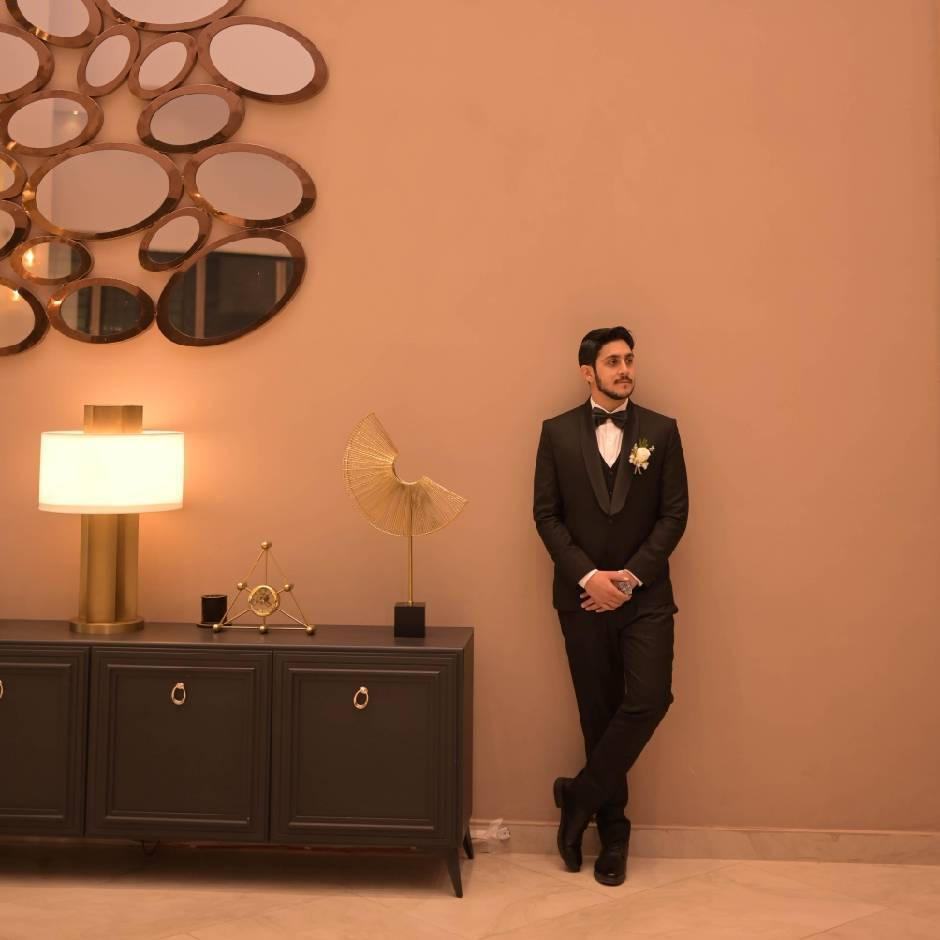
#> input picture IMAGE_2.jpg, 940 x 940 px
$ python -i beautification.py   (imports and definitions only)
#> lines starting #> are read from the running program, lines starting #| are printed output that depends on the picture
import cv2
import numpy as np
from Service.config import (  # Directly import from config
    DEFAULT_CONTRAST,
    DEFAULT_BRIGHTNESS,
    DEFAULT_SATURATION,
    DEFAULT_SHARPNESS,
    JPEG_QUALITY
)

class ImageEnhancer:
    @staticmethod
    def beautify_image(image_bytes: bytes) -> bytes:
        """Applies fixed enhancement settings to an image"""
        try:
            # Decode image
            img = cv2.imdecode(np.frombuffer(image_bytes, np.uint8), cv2.IMREAD_COLOR)
            if img is None:
                raise ValueError("Invalid image data")

            # Convert to float for processing
            img = img.astype(np.float32) / 255.0

            # 1. Apply contrast (0.8 makes image slightly softer)
            img = np.clip((img - 0.5) * DEFAULT_CONTRAST + 0.5, 0, 1)

            # 2. Apply brightness (+18/255)
            img = np.clip(img + DEFAULT_BRIGHTNESS/255, 0, 1)

            # 3. Apply saturation (1.35x boost)
            hsv = cv2.cvtColor(img, cv2.COLOR_BGR2HSV)
            hsv[:,:,1] = np.clip(hsv[:,:,1] * DEFAULT_SATURATION, 0, 1)
            img = cv2.cvtColor(hsv, cv2.COLOR_HSV2BGR)

            # 4. Apply sharpness
            kernel = np.array([[-1,-1,-1], [-1,11,-1], [-1,-1,-1]]) / (DEFAULT_SHARPNESS * 2)  # 1.5 sharpness equivalent
            img = cv2.filter2D(img, -1, kernel)

            # Convert back to bytes
            img = (np.clip(img, 0, 1) * 255).astype(np.uint8)
            _, jpeg_bytes = cv2.imencode('.jpg', img, [cv2.IMWRITE_JPEG_QUALITY, JPEG_QUALITY])

            return jpeg_bytes.tobytes()

        except Exception as e:
            raise ValueError(f"Enhancement failed: {str(e)}")

>>> import cv2
>>> picture = cv2.imread('../../IMAGE_2.jpg', cv2.IMREAD_GRAYSCALE)
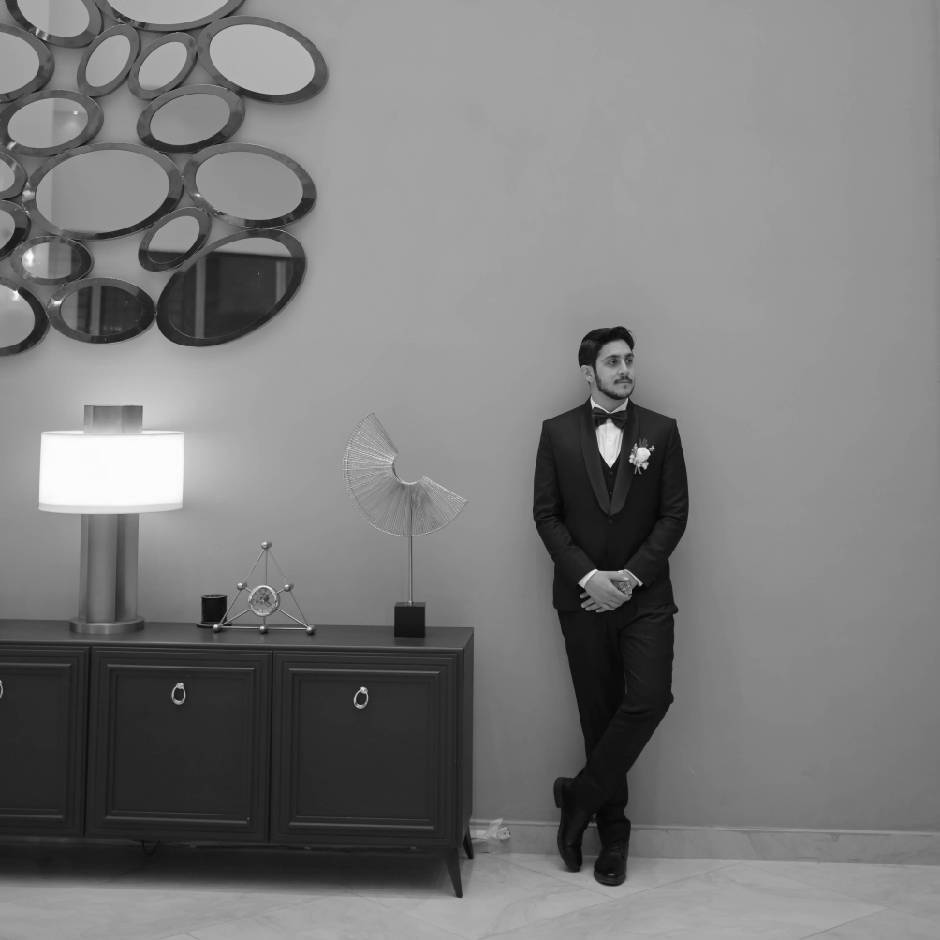
#> picture: shape (940, 940); min 0, max 255, mean 122.7
#> (the run stopped early here; a loop or call above may not have finished)

$ run again, on 3.png
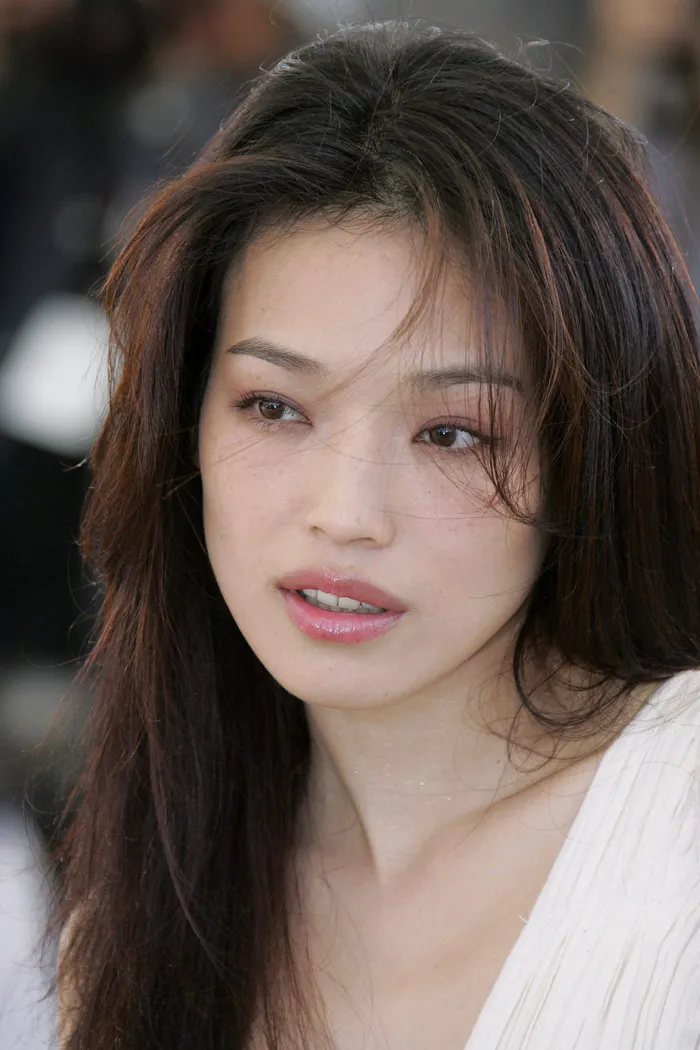
#> input picture 3.png, 700 x 1050 px
#> `picture = cv2.imread('../../IMAGE_2.jpg', cv2.IMREAD_GRAYSCALE)`:
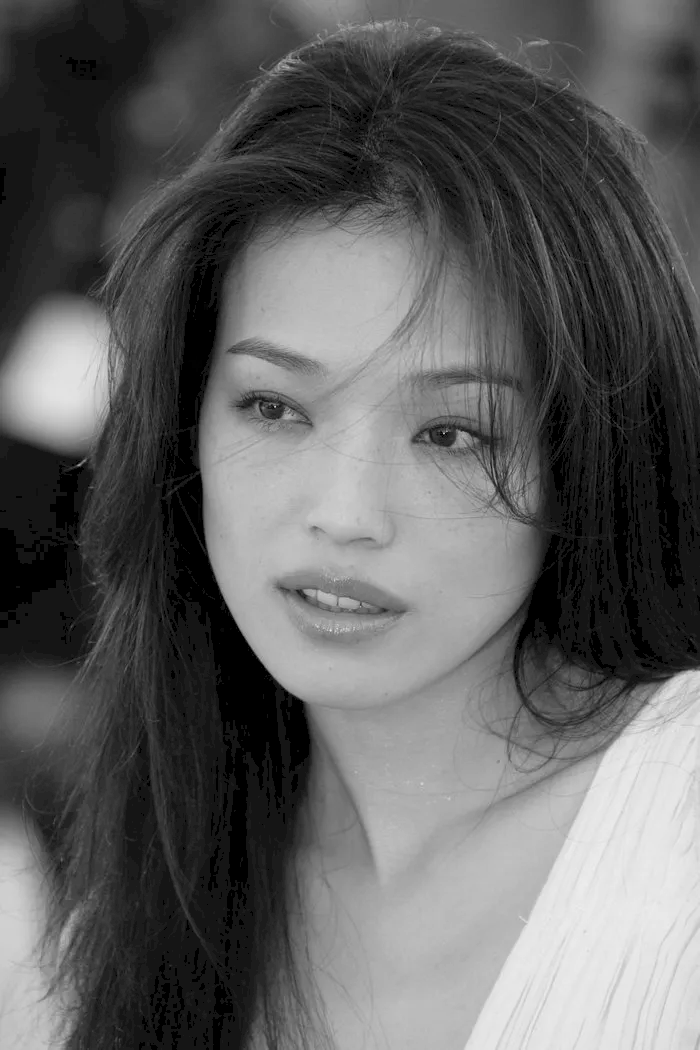
#> picture: shape (1050, 700); min 0, max 238, mean 95.6
